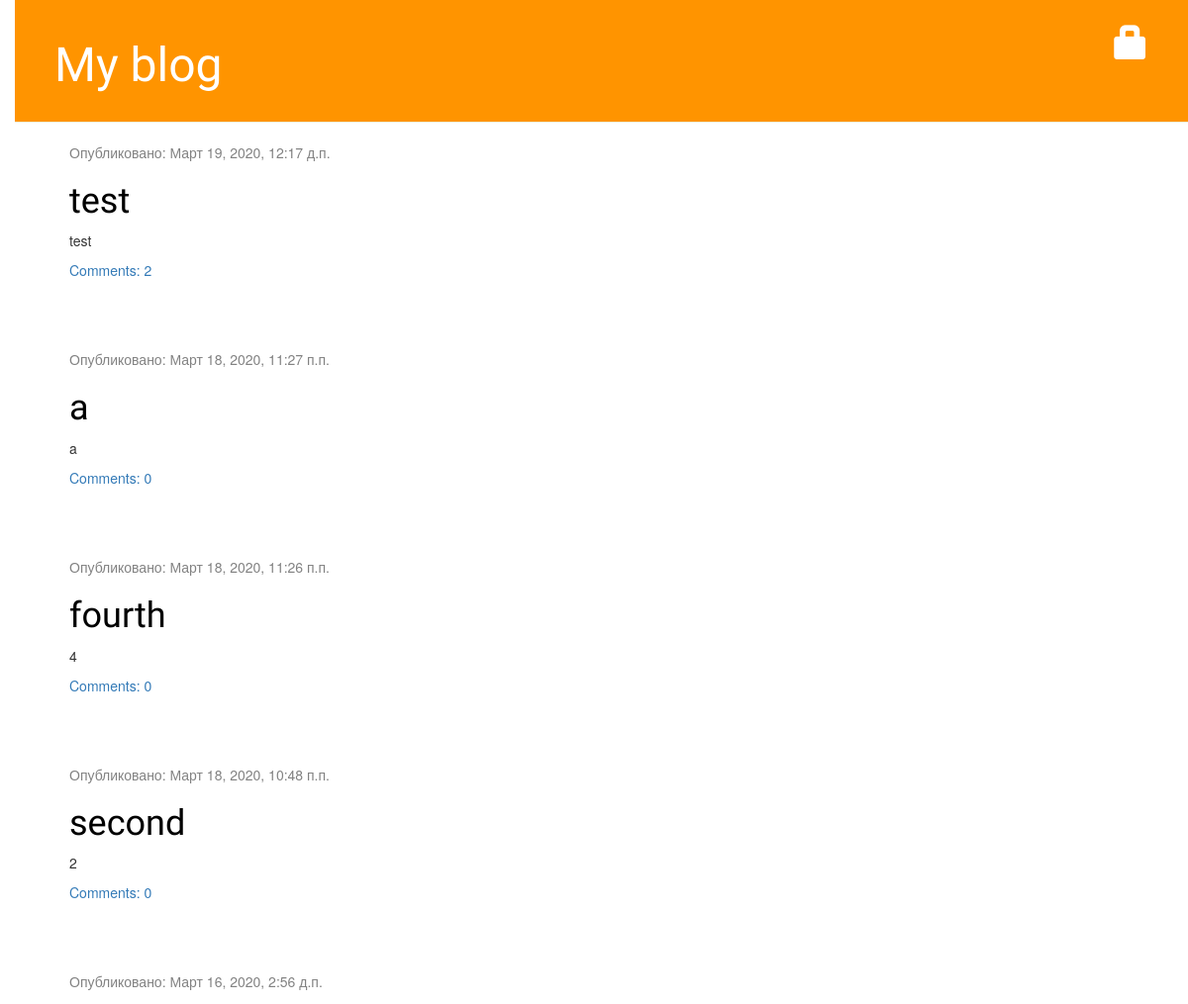
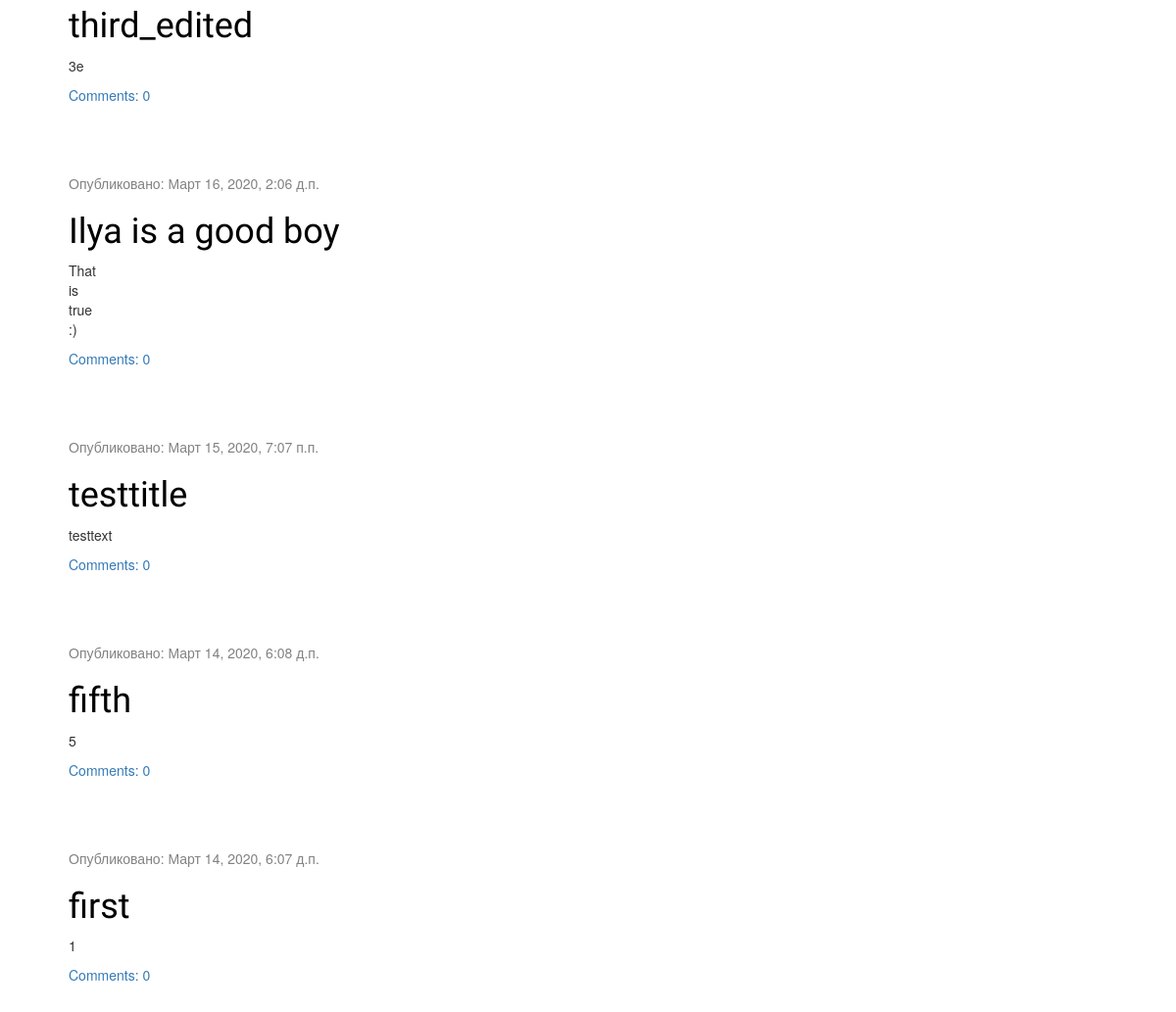
The page / on the database its author committed (2 pictures, top to bottom).
### blog/models.py (models this page shows, shortened)
class Post(models.Model):
    author = models.ForeignKey(settings.AUTH_USER_MODEL,on_delete = models.CASCADE)
    title = models.CharField('название статьи',max_length = 200)
    text = models.TextField('текст статьи')
    created_date = models.DateTimeField('дата создания',default = timezone.now())
    published_date = models.DateTimeField('дата публикации',blank = True,null = True)
    def approved_comments(self):
        return self.comments.filter(approved_comment=True)
    class Meta():
        verbose_name = 'Статья'
        verbose_name_plural = 'Статьи'

### blog/views.py (the view)
# urls.py: path('',views.post_list,name='post_list'),
def post_list(request):
    posts = Post.objects.filter(published_date__lte=timezone.now()).order_by('-published_date')
    return render(request,'blog/post_list.html',{'posts':posts})

### blog/templates/blog/post_list.html
{% extends 'blog/base.html' %}
{% block content %}
  {% for post in posts %}
    <div class="post">
      <div class="date">
        <p>Опубликовано: {{ post.published_date }}</p>
      </div>
      <h1><a href="{% url 'post_detail' pk=post.pk %}">{{ post.title }}</a></h1>
      <p>{{ post.text|linebreaksbr }}</p>
      <a href="{% url 'post_detail' pk=post.pk %}">Comments: {{ post.approved_comments.count }}</a>
    </div>
  {% endfor %}
{% endblock %}

### blog/static/css/blog.css (style rules this page uses)
h1 a { color: #FCA205; font-family: 'Lobster'; }
body { padding-left: 15px; }
h1,h2,h3,h4 { font-family: 'Lobster',cursive; }
.date { color: #828282; }
.post { margin-bottom: 70px; }
.post h1 a, .post h1 a:visited { color: #000000; }

### rows shown on the page
Post: published_date "Март 19, 2020, 12:17 д.п.", title "test", text "test", approved_comments.count "2"
Post: published_date "Март 18, 2020, 11:27 п.п.", title "a", text "a", approved_comments.count "0"
Post: published_date "Март 18, 2020, 11:26 п.п.", title "fourth", text "4", approved_comments.count "0"
Post: published_date "Март 18, 2020, 10:48 п.п.", title "second", text "2", approved_comments.count "0"
Post: published_date "Март 16, 2020, 2:56 д.п.", title "third_edited", text "3e", approved_comments.count "0"
Post: published_date "Март 16, 2020, 2:06 д.п.", title "Ilya is a good boy", text "That is true :)", approved_comments.count "0"
Post: published_date "Март 15, 2020, 7:07 п.п.", title "testtitle", text "testtext", approved_comments.count "0"
Post: published_date "Март 14, 2020, 6:08 д.п.", title "fifth", text "5", approved_comments.count "0"
Post: published_date "Март 14, 2020, 6:07 д.п.", title "first", text "1", approved_comments.count "0"
